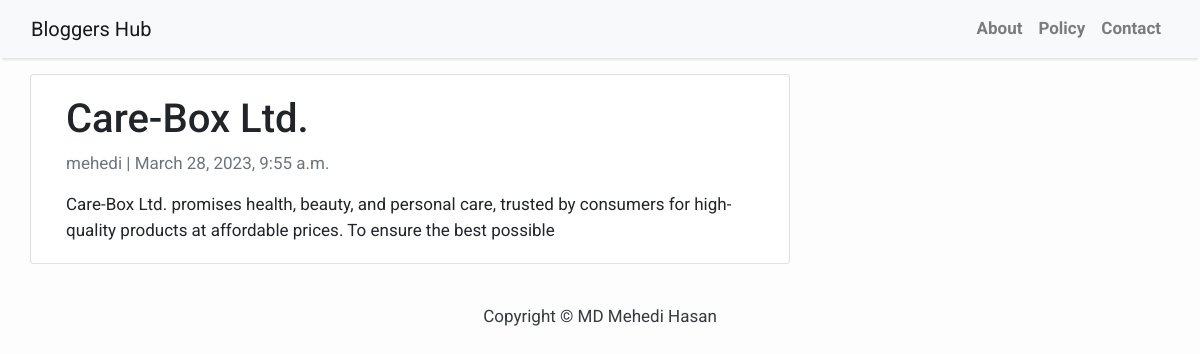
The page /care-box-ltd/ on the database its author committed.
### blog/models.py (models this page shows, shortened)
class Post(models.Model):
    title = models.CharField(max_length=200, unique=True)
    slug = models.SlugField(max_length=200, unique=True)
    author = models.ForeignKey(User, on_delete= models.CASCADE,related_name='blog_posts')
    updated_on = models.DateTimeField(auto_now= True)
    content = models.TextField()
    created_on = models.DateTimeField(auto_now_add=True)
    status = models.IntegerField(choices=STATUS, default=0)
    class Meta:
        ordering = ['-created_on']

### blog/views.py (the view)
# urls.py: path('<slug:slug>/', views.PostDetail.as_view(), name='post_detail'),
class PostDetail(generic.DetailView):
    model = Post
    template_name = 'post_detail.html'

### templates/post_detail.html
{% extends 'base.html' %} {% block content %}
<div class="container">
  <div class="row">
    <div class="col-md-8 card mb-4  mt-3 left  top">
      <div class="card-body">
        <h1>{% block title %} {{ object.title }} {% endblock title %}</h1>
        <p class=" text-muted">{{ post.author }} | {{ post.created_on }}</p>
        <p class="card-text ">{{ object.content | safe }}</p>
      </div>
    </div>
  </div>
</div>
{% endblock content %}

### templates/base.html (style rules this page uses)
body { font-family: "Roboto", sans-serif; font-size: 17px; background-color: #fdfdfd; }

### rows shown on the page
Post: title "Care-Box Ltd.", author "mehedi", created_on "March 28, 2023, 9:55 a.m.", content "Care-Box Ltd. promises health, beauty, and personal care, trusted by consumers for high-quality products at affordable prices. To ensure the best possible"
